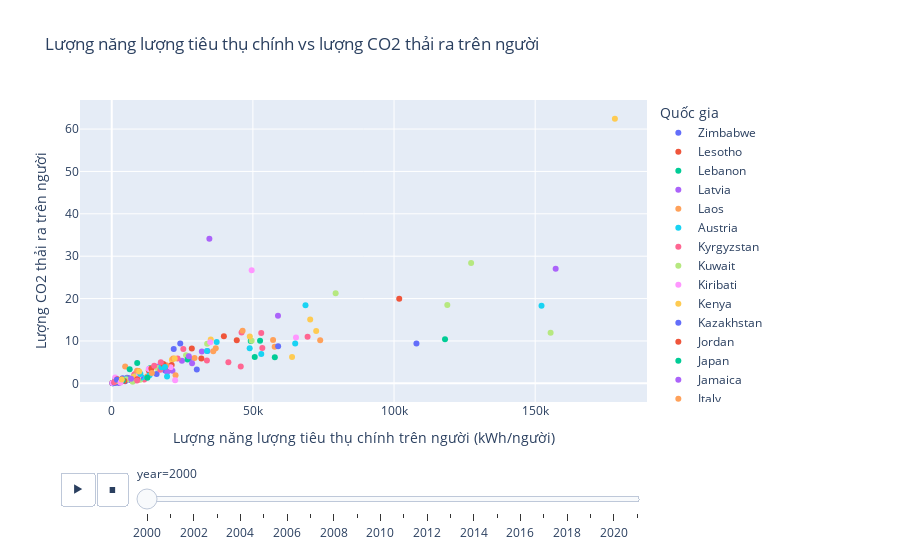

The cell this chart's notebook holds for it:
### Markdown cell above
### Câu hỏi 6: Liệu có mối quan hệ nào giữa năng lượng tiêu thụ chính và lượng CO2 xả thải bình quân đầu người hay không? Mối quan hệ đó là gì?

### Code cell
df_6 = raw_df.sort_values('year')
# update vietnames title and axis
fig = px.scatter(df_6, x = 'primary_energy_consumption_per_capita', y = 'co2_emissions_per_person', color = 'country', animation_frame = 'year', title = 'Lượng năng lượng tiêu thụ chính vs lượng CO2 thải ra trên người')
fig.update_xaxes(title_text = 'Lượng năng lượng tiêu thụ chính trên người (kWh/người)')
fig.update_yaxes(title_text = 'Lượng CO2 thải ra trên người')
fig.update_layout(legend_title_text = 'Quốc gia')
fig.show()
